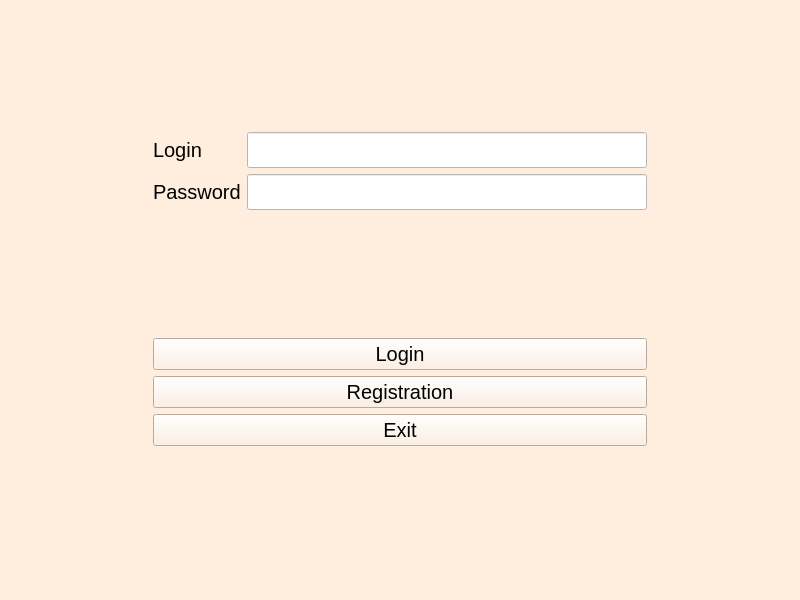
<?xml version="1.0" encoding="UTF-8"?>
<ui version="4.0">
 <class>MainWindow</class>
 <widget class="QMainWindow" name="MainWindow">
  <property name="geometry">
   <rect>
    <x>0</x>
    <y>0</y>
    <width>800</width>
    <height>600</height>
   </rect>
  </property>
  <property name="minimumSize">
   <size>
    <width>800</width>
    <height>600</height>
   </size>
  </property>
  <property name="maximumSize">
   <size>
    <width>1920</width>
    <height>1080</height>
   </size>
  </property>
  <property name="palette">
   <palette>
    <active>
     <colorrole role="Button">
      <brush brushstyle="SolidPattern">
       <color alpha="255">
        <red>255</red>
        <green>238</green>
        <blue>221</blue>
       </color>
      </brush>
     </colorrole>
     <colorrole role="Base">
      <brush brushstyle="SolidPattern">
       <color alpha="255">
        <red>255</red>
        <green>238</green>
        <blue>221</blue>
       </color>
      </brush>
     </colorrole>
     <colorrole role="Window">
      <brush brushstyle="SolidPattern">
       <color alpha="255">
        <red>255</red>
        <green>238</green>
        <blue>221</blue>
       </color>
      </brush>
     </colorrole>
    </active>
    <inactive>
     <colorrole role="Button">
      <brush brushstyle="SolidPattern">
       <color alpha="255">
        <red>255</red>
        <green>238</green>
        <blue>221</blue>
       </color>
      </brush>
     </colorrole>
     <colorrole role="Base">
      <brush brushstyle="SolidPattern">
       <color alpha="255">
        <red>255</red>
        <green>238</green>
        <blue>221</blue>
       </color>
      </brush>
     </colorrole>
     <colorrole role="Window">
      <brush brushstyle="SolidPattern">
       <color alpha="255">
        <red>255</red>
        <green>238</green>
        <blue>221</blue>
       </color>
      </brush>
     </colorrole>
    </inactive>
    <disabled>
     <colorrole role="Button">
      <brush brushstyle="SolidPattern">
       <color alpha="255">
        <red>255</red>
        <green>238</green>
        <blue>221</blue>
       </color>
      </brush>
     </colorrole>
     <colorrole role="Base">
      <brush brushstyle="SolidPattern">
       <color alpha="255">
        <red>255</red>
        <green>238</green>
        <blue>221</blue>
       </color>
      </brush>
     </colorrole>
     <colorrole role="Window">
      <brush brushstyle="SolidPattern">
       <color alpha="255">
        <red>255</red>
        <green>238</green>
        <blue>221</blue>
       </color>
      </brush>
     </colorrole>
    </disabled>
   </palette>
  </property>
  <property name="windowTitle">
   <string>СТО</string>
  </property>
  <property name="windowIcon">
   <iconset resource="res.qrc">
    <normaloff>:/img/resources/imgs/MainWindow.png</normaloff>:/img/resources/imgs/MainWindow.png</iconset>
  </property>
  <property name="styleSheet">
   <string notr="true">background-color: #FFEEDD;</string>
  </property>
  <widget class="QWidget" name="centralwidget">
   <property name="minimumSize">
    <size>
     <width>400</width>
     <height>0</height>
    </size>
   </property>
   <property name="maximumSize">
    <size>
     <width>16777215</width>
     <height>16777215</height>
    </size>
   </property>
   <layout class="QGridLayout" name="gridLayout">
    <item row="3" column="1">
     <layout class="QVBoxLayout" name="verticalLayout_2">
      <item>
       <widget class="QPushButton" name="LoginButton">
        <property name="font">
         <font>
          <pointsize>15</pointsize>
         </font>
        </property>
        <property name="styleSheet">
         <string notr="true">color: rgb(0, 0, 0);</string>
        </property>
        <property name="text">
         <string>Login</string>
        </property>
       </widget>
      </item>
      <item>
       <widget class="QPushButton" name="RegButton">
        <property name="font">
         <font>
          <pointsize>15</pointsize>
         </font>
        </property>
        <property name="styleSheet">
         <string notr="true">color: rgb(0, 0, 0);</string>
        </property>
        <property name="text">
         <string>Registration</string>
        </property>
       </widget>
      </item>
      <item>
       <widget class="QPushButton" name="ExitButton">
        <property name="font">
         <font>
          <pointsize>15</pointsize>
         </font>
        </property>
        <property name="styleSheet">
         <string notr="true">color: rgb(0, 0, 0);</string>
        </property>
        <property name="text">
         <string>Exit</string>
        </property>
       </widget>
      </item>
     </layout>
    </item>
    <item row="2" column="1">
     <spacer name="verticalSpacer">
      <property name="orientation">
       <enum>Qt::Orientation::Vertical</enum>
      </property>
      <property name="sizeHint" stdset="0">
       <size>
        <width>20</width>
        <height>40</height>
       </size>
      </property>
     </spacer>
    </item>
    <item row="3" column="2">
     <spacer name="horizontalSpacer_2">
      <property name="orientation">
       <enum>Qt::Orientation::Horizontal</enum>
      </property>
      <property name="sizeHint" stdset="0">
       <size>
        <width>40</width>
        <height>20</height>
       </size>
      </property>
     </spacer>
    </item>
    <item row="1" column="1">
     <layout class="QHBoxLayout" name="horizontalLayout">
      <item>
       <layout class="QVBoxLayout" name="verticalLayout">
        <property name="sizeConstraint">
         <enum>QLayout::SizeConstraint::SetDefaultConstraint</enum>
        </property>
        <item>
         <widget class="QLabel" name="LoginToken">
          <property name="font">
           <font>
            <pointsize>15</pointsize>
           </font>
          </property>
          <property name="styleSheet">
           <string notr="true">color: rgb(0, 0, 0);</string>
          </property>
          <property name="text">
           <string>Login</string>
          </property>
         </widget>
        </item>
        <item>
         <widget class="QLabel" name="PasswordToken">
          <property name="font">
           <font>
            <pointsize>15</pointsize>
           </font>
          </property>
          <property name="styleSheet">
           <string notr="true">color: rgb(0, 0, 0);</string>
          </property>
          <property name="text">
           <string>Password</string>
          </property>
         </widget>
        </item>
       </layout>
      </item>
      <item>
       <layout class="QVBoxLayout" name="verticalLayout_3">
        <item>
         <widget class="QLineEdit" name="GetLogin">
          <property name="minimumSize">
           <size>
            <width>400</width>
            <height>0</height>
           </size>
          </property>
          <property name="maximumSize">
           <size>
            <width>1000</width>
            <height>200</height>
           </size>
          </property>
          <property name="font">
           <font>
            <pointsize>18</pointsize>
           </font>
          </property>
          <property name="styleSheet">
           <string notr="true">background-color: #FFF;
color: rgb(0, 0, 0);</string>
          </property>
          <property name="text">
           <string/>
          </property>
          <property name="maxLength">
           <number>20</number>
          </property>
         </widget>
        </item>
        <item>
         <widget class="QLineEdit" name="GetPassword">
          <property name="sizePolicy">
           <sizepolicy hsizetype="Expanding" vsizetype="Fixed">
            <horstretch>0</horstretch>
            <verstretch>0</verstretch>
           </sizepolicy>
          </property>
          <property name="maximumSize">
           <size>
            <width>16777215</width>
            <height>50</height>
           </size>
          </property>
          <property name="font">
           <font>
            <pointsize>18</pointsize>
           </font>
          </property>
          <property name="styleSheet">
           <string notr="true">background-color: #FFF;
color: rgb(0, 0, 0);</string>
          </property>
          <property name="maxLength">
           <number>20</number>
          </property>
         </widget>
        </item>
       </layout>
      </item>
     </layout>
    </item>
    <item row="3" column="0">
     <spacer name="horizontalSpacer">
      <property name="orientation">
       <enum>Qt::Orientation::Horizontal</enum>
      </property>
      <property name="sizeHint" stdset="0">
       <size>
        <width>40</width>
        <height>20</height>
       </size>
      </property>
     </spacer>
    </item>
    <item row="4" column="1">
     <spacer name="verticalSpacer_3">
      <property name="orientation">
       <enum>Qt::Orientation::Vertical</enum>
      </property>
      <property name="sizeHint" stdset="0">
       <size>
        <width>20</width>
        <height>40</height>
       </size>
      </property>
     </spacer>
    </item>
    <item row="0" column="1">
     <spacer name="verticalSpacer_2">
      <property name="orientation">
       <enum>Qt::Orientation::Vertical</enum>
      </property>
      <property name="sizeHint" stdset="0">
       <size>
        <width>20</width>
        <height>40</height>
       </size>
      </property>
     </spacer>
    </item>
   </layout>
  </widget>
  <widget class="QMenuBar" name="menubar">
   <property name="geometry">
    <rect>
     <x>0</x>
     <y>0</y>
     <width>800</width>
     <height>21</height>
    </rect>
   </property>
   <property name="baseSize">
    <size>
     <width>0</width>
     <height>0</height>
    </size>
   </property>
  </widget>
  <widget class="QStatusBar" name="statusBar"/>
 </widget>
 <resources>
  <include location="res.qrc"/>
 </resources>
 <connections>
  <connection>
   <sender>ExitButton</sender>
   <signal>clicked()</signal>
   <receiver>MainWindow</receiver>
   <slot>close()</slot>
   <hints>
    <hint type="sourcelabel">
     <x>476</x>
     <y>436</y>
    </hint>
    <hint type="destinationlabel">
     <x>555</x>
     <y>545</y>
    </hint>
   </hints>
  </connection>
 </connections>
</ui>
